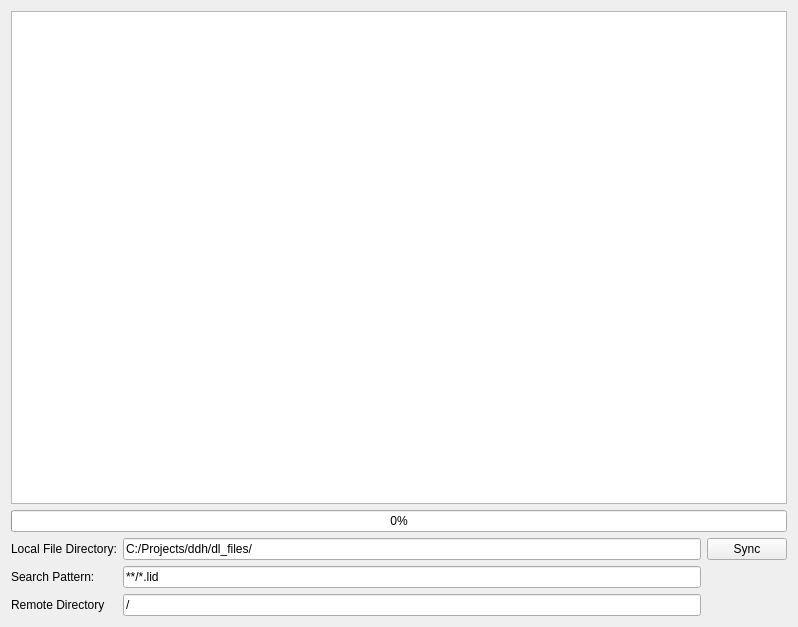
<?xml version="1.0" encoding="UTF-8"?>
<ui version="4.0">
 <class>Form</class>
 <widget class="QWidget" name="Form">
  <property name="geometry">
   <rect>
    <x>0</x>
    <y>0</y>
    <width>798</width>
    <height>627</height>
   </rect>
  </property>
  <property name="windowTitle">
   <string>Form</string>
  </property>
  <layout class="QGridLayout" name="gridLayout_2">
   <item row="2" column="0">
    <layout class="QGridLayout" name="gridLayout" rowstretch="0,0,0,0" rowminimumheight="0,0,0,0">
     <item row="0" column="0">
      <widget class="QLabel" name="label">
       <property name="text">
        <string>Local File Directory:</string>
       </property>
      </widget>
     </item>
     <item row="0" column="1">
      <widget class="QLineEdit" name="lineEdit_local">
       <property name="text">
        <string>C:/Projects/ddh/dl_files/</string>
       </property>
      </widget>
     </item>
     <item row="2" column="0">
      <widget class="QLabel" name="label_3">
       <property name="text">
        <string>Remote Directory</string>
       </property>
      </widget>
     </item>
     <item row="2" column="1">
      <widget class="QLineEdit" name="lineEdit_remote">
       <property name="text">
        <string>/</string>
       </property>
      </widget>
     </item>
     <item row="1" column="0">
      <widget class="QLabel" name="label_2">
       <property name="text">
        <string>Search Pattern:</string>
       </property>
      </widget>
     </item>
     <item row="1" column="1">
      <widget class="QLineEdit" name="lineEdit_pattern">
       <property name="text">
        <string>**/*.lid</string>
       </property>
      </widget>
     </item>
     <item row="0" column="2">
      <widget class="QPushButton" name="pushButton_sync">
       <property name="text">
        <string>Sync</string>
       </property>
      </widget>
     </item>
    </layout>
   </item>
   <item row="0" column="0">
    <widget class="QTableView" name="tableView">
     <attribute name="horizontalHeaderHighlightSections">
      <bool>false</bool>
     </attribute>
     <attribute name="verticalHeaderVisible">
      <bool>false</bool>
     </attribute>
     <attribute name="verticalHeaderHighlightSections">
      <bool>false</bool>
     </attribute>
    </widget>
   </item>
   <item row="1" column="0">
    <widget class="QProgressBar" name="progressBar">
     <property name="value">
      <number>0</number>
     </property>
    </widget>
   </item>
  </layout>
 </widget>
 <resources/>
 <connections/>
</ui>
